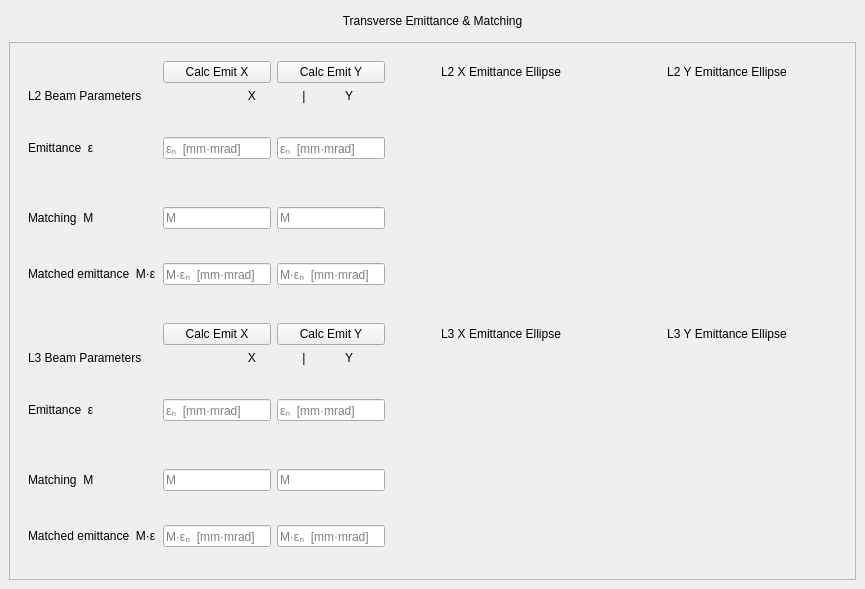
     <widget class="QWidget" name="EmittanceMatching">
      <attribute name="title">
       <string>Emit / Match</string>
      </attribute>
      <layout class="QVBoxLayout" name="emittancePageLayout">
       <property name="spacing">
        <number>9</number>
       </property>
       <property name="leftMargin">
        <number>9</number>
       </property>
       <property name="topMargin">
        <number>9</number>
       </property>
       <property name="rightMargin">
        <number>9</number>
       </property>
       <property name="bottomMargin">
        <number>9</number>
       </property>
       <item>
        <widget class="QLabel" name="emittancePageTitle">
         <property name="minimumSize">
          <size>
           <width>0</width>
           <height>24</height>
          </size>
         </property>
         <property name="maximumSize">
          <size>
           <width>16777215</width>
           <height>40</height>
          </size>
         </property>
         <property name="text">
          <string>Transverse Emittance &amp; Matching</string>
         </property>
         <property name="alignment">
          <set>Qt::AlignCenter</set>
         </property>
         <property name="sectionHeader" stdset="0">
          <bool>true</bool>
         </property>
        </widget>
       </item>
       <item>
        <widget class="QFrame" name="frame_32">
         <property name="frameShape">
          <enum>QFrame::StyledPanel</enum>
         </property>
         <property name="frameShadow">
          <enum>QFrame::Raised</enum>
         </property>
         <layout class="QVBoxLayout" name="verticalLayout_3">
          <item>
           <widget class="QFrame" name="l2EmittanceSection">
            <property name="styleSheet">
             <string notr="true">QFrame {
    border: none;
    border-radius: 8px;
}</string>
            </property>
            <property name="emittanceSection" stdset="0">
             <bool>true</bool>
            </property>
            <layout class="QGridLayout" name="gridLayout_12">
             <item row="10" column="2">
              <widget class="QLineEdit" name="l2EmittanceValue_2">
               <property name="placeholderText">
                <string>εₙ  [mm·mrad]</string>
               </property>
              </widget>
             </item>
             <item row="10" column="1">
              <widget class="QLineEdit" name="l2EmittanceValue">
               <property name="placeholderText">
                <string>εₙ  [mm·mrad]</string>
               </property>
              </widget>
             </item>
             <item row="10" column="3" rowspan="3">
              <layout class="QVBoxLayout" name="l2EllipseXLayout">
               <item>
                <widget class="QFrame" name="l2EmittanceEllipseX">
                 <property name="minimumSize">
                  <size>
                   <width>220</width>
                   <height>190</height>
                  </size>
                 </property>
                 <property name="frameShape">
                  <enum>QFrame::StyledPanel</enum>
                 </property>
                 <property name="ellipsePlot" stdset="0">
                  <string>x</string>
                 </property>
                </widget>
               </item>
              </layout>
             </item>
             <item row="10" column="0">
              <widget class="QLabel" name="l2EmittanceLabel">
               <property name="text">
                <string>Emittance  ε</string>
               </property>
              </widget>
             </item>
             <item row="10" column="4" rowspan="3">
              <layout class="QVBoxLayout" name="l2EllipseYLayout">
               <item>
                <widget class="QFrame" name="l2EmittanceEllipseY">
                 <property name="minimumSize">
                  <size>
                   <width>220</width>
                   <height>190</height>
                  </size>
                 </property>
                 <property name="frameShape">
                  <enum>QFrame::StyledPanel</enum>
                 </property>
                 <property name="ellipsePlot" stdset="0">
                  <string>y</string>
                 </property>
                </widget>
               </item>
              </layout>
             </item>
             <item row="12" column="0">
              <widget class="QLabel" name="l2MatchedEmittanceLabel">
               <property name="text">
                <string>Matched emittance  M·ε</string>
               </property>
              </widget>
             </item>
             <item row="2" column="0" colspan="3">
              <widget class="QLabel" name="l2EmittanceHeader">
               <property name="text">
                <string>L2 Beam Parameters                                X              |            Y</string>
               </property>
               <property name="sectionHeader" stdset="0">
                <bool>true</bool>
               </property>
              </widget>
             </item>
             <item row="12" column="2">
              <widget class="QLineEdit" name="l2MatchedEmittanceValue_2">
               <property name="placeholderText">
                <string>M·εₙ  [mm·mrad]</string>
               </property>
              </widget>
             </item>
             <item row="12" column="1">
              <widget class="QLineEdit" name="l2MatchedEmittanceValue">
               <property name="placeholderText">
                <string>M·εₙ  [mm·mrad]</string>
               </property>
              </widget>
             </item>
             <item row="11" column="0">
              <widget class="QLabel" name="l2MatchingLabel">
               <property name="text">
                <string>Matching  M</string>
               </property>
              </widget>
             </item>
             <item row="11" column="1">
              <widget class="QLineEdit" name="l2MatchingValue">
               <property name="placeholderText">
                <string>M</string>
               </property>
              </widget>
             </item>
             <item row="11" column="2">
              <widget class="QLineEdit" name="l2MatchingValue_2">
               <property name="placeholderText">
                <string>M</string>
               </property>
              </widget>
             </item>
             <item row="0" column="2">
              <widget class="QPushButton" name="l2CalcEmitYPush">
               <property name="text">
                <string>Calc Emit Y</string>
               </property>
               <property name="actionRole" stdset="0">
                <string>calc</string>
               </property>
              </widget>
             </item>
             <item row="0" column="1">
              <widget class="QPushButton" name="l2CalcEmitXPush">
               <property name="text">
                <string>Calc Emit X</string>
               </property>
               <property name="actionRole" stdset="0">
                <string>calc</string>
               </property>
              </widget>
             </item>
             <item row="0" column="3">
              <widget class="QLabel" name="l2EllipseXLabel">
               <property name="text">
                <string>L2 X Emittance Ellipse</string>
               </property>
               <property name="alignment">
                <set>Qt::AlignCenter</set>
               </property>
               <property name="plotHeader" stdset="0">
                <bool>true</bool>
               </property>
              </widget>
             </item>
             <item row="0" column="4">
              <widget class="QLabel" name="l2EllipseYLabel">
               <property name="text">
                <string>L2 Y Emittance Ellipse</string>
               </property>
               <property name="alignment">
                <set>Qt::AlignCenter</set>
               </property>
               <property name="plotHeader" stdset="0">
                <bool>true</bool>
               </property>
              </widget>
             </item>
            </layout>
           </widget>
          </item>
          <item>
           <widget class="QFrame" name="l3EmittanceSection">
            <property name="styleSheet">
             <string notr="true">QFrame {
    border: none;
    border-radius: 8px;
}</string>
            </property>
            <property name="emittanceSection" stdset="0">
             <bool>true</bool>
            </property>
            <layout class="QGridLayout" name="gridLayout_13">
             <item row="11" column="2">
              <widget class="QLineEdit" name="l3EmittanceValue_2">
               <property name="placeholderText">
                <string>εₙ  [mm·mrad]</string>
               </property>
              </widget>
             </item>
             <item row="0" column="2">
              <widget class="QPushButton" name="l3CalcEmitYPush">
               <property name="text">
                <string>Calc Emit Y</string>
               </property>
               <property name="actionRole" stdset="0">
                <string>calc</string>
               </property>
              </widget>
             </item>
             <item row="12" column="2">
              <widget class="QLineEdit" name="l3MatchingValue_2">
               <property name="placeholderText">
                <string>M</string>
               </property>
              </widget>
             </item>
             <item row="13" column="1">
              <widget class="QLineEdit" name="l3MatchedEmittanceValue">
               <property name="placeholderText">
                <string>M·εₙ  [mm·mrad]</string>
               </property>
              </widget>
             </item>
             <item row="12" column="1">
              <widget class="QLineEdit" name="l3MatchingValue">
               <property name="placeholderText">
                <string>M</string>
               </property>
              </widget>
             </item>
             <item row="13" column="2">
              <widget class="QLineEdit" name="l3MatchedEmittanceValue_2">
               <property name="placeholderText">
                <string>M·εₙ  [mm·mrad]</string>
               </property>
              </widget>
             </item>
             <item row="0" column="1">
              <widget class="QPushButton" name="l3CalcEmitXPush">
               <property name="text">
                <string>Calc Emit X</string>
               </property>
               <property name="actionRole" stdset="0">
                <string>calc</string>
               </property>
              </widget>
             </item>
             <item row="0" column="4">
              <widget class="QLabel" name="l3EllipseYLabel">
               <property name="text">
                <string>L3 Y Emittance Ellipse</string>
               </property>
               <property name="alignment">
                <set>Qt::AlignCenter</set>
               </property>
               <property name="plotHeader" stdset="0">
                <bool>true</bool>
               </property>
              </widget>
             </item>
             <item row="4" column="0" colspan="3">
              <widget class="QLabel" name="l3EmittanceHeader">
               <property name="text">
                <string>L3 Beam Parameters                                X              |            Y</string>
               </property>
               <property name="sectionHeader" stdset="0">
                <bool>true</bool>
               </property>
              </widget>
             </item>
             <item row="13" column="0">
              <widget class="QLabel" name="l3MatchedEmittanceLabel">
               <property name="text">
                <string>Matched emittance  M·ε</string>
               </property>
              </widget>
             </item>
             <item row="11" column="4" rowspan="3">
              <layout class="QVBoxLayout" name="l3EllipseYLayout">
               <item>
                <widget class="QFrame" name="l3EmittanceEllipseY">
                 <property name="minimumSize">
                  <size>
                   <width>220</width>
                   <height>190</height>
                  </size>
                 </property>
                 <property name="frameShape">
                  <enum>QFrame::StyledPanel</enum>
                 </property>
                 <property name="ellipsePlot" stdset="0">
                  <string>y</string>
                 </property>
                </widget>
               </item>
              </layout>
             </item>
             <item row="12" column="0">
              <widget class="QLabel" name="l3MatchingLabel">
               <property name="text">
                <string>Matching  M</string>
               </property>
              </widget>
             </item>
             <item row="11" column="0">
              <widget class="QLabel" name="l3EmittanceLabel">
               <property name="text">
                <string>Emittance  ε</string>
               </property>
              </widget>
             </item>
             <item row="0" column="3">
              <widget class="QLabel" name="l3EllipseXLabel">
               <property name="text">
                <string>L3 X Emittance Ellipse</string>
               </property>
               <property name="alignment">
                <set>Qt::AlignCenter</set>
               </property>
               <property name="plotHeader" stdset="0">
                <bool>true</bool>
               </property>
              </widget>
             </item>
             <item row="11" column="3" rowspan="3">
              <layout class="QVBoxLayout" name="l3EllipseXLayout">
               <item>
                <widget class="QFrame" name="l3EmittanceEllipseX">
                 <property name="minimumSize">
                  <size>
                   <width>220</width>
                   <height>190</height>
                  </size>
                 </property>
                 <property name="frameShape">
                  <enum>QFrame::StyledPanel</enum>
                 </property>
                 <property name="ellipsePlot" stdset="0">
                  <string>x</string>
                 </property>
                </widget>
               </item>
              </layout>
             </item>
             <item row="11" column="1">
              <widget class="QLineEdit" name="l3EmittanceValue">
               <property name="placeholderText">
                <string>εₙ  [mm·mrad]</string>
               </property>
              </widget>
             </item>
            </layout>
           </widget>
          </item>
         </layout>
        </widget>
       </item>
      </layout>
     </widget>
